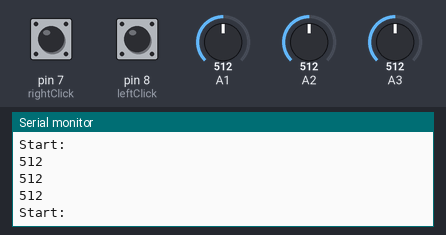
Simulated run of this sketch. Board: Arduino Uno, built with avr-gcc and run on an emulated ATmega328P. Shown: the last lines printed to the serial monitor. The test bench sets the inputs (shaded band); at power-on: A1 = 512, A2 = 512, A3 = 512, pin 7 (rightClick) LOW, pin 8 (leftClick) LOW. No radio packets arrive unless stated.

Above: at 1.2 s.
1.3 s: A1 set to 716
At 1.34 s:
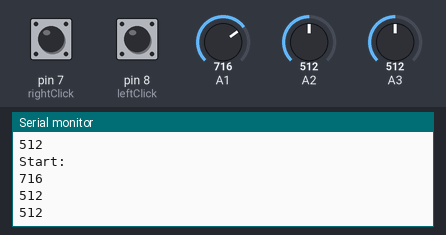
2.8 s: A2 set to 306
At 2.84 s:
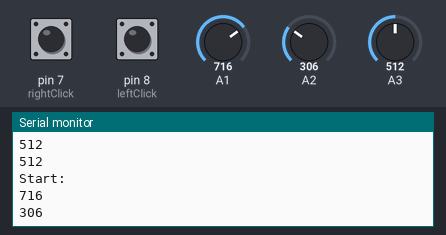
4.3 s: A3 set to 900
At 4.35 s:
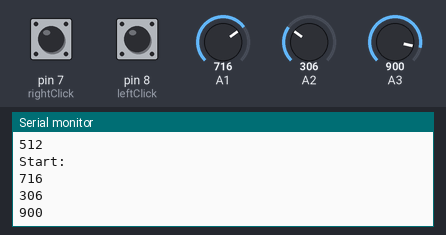
5.8 s: A3 set to 1023
At 6.04 s:
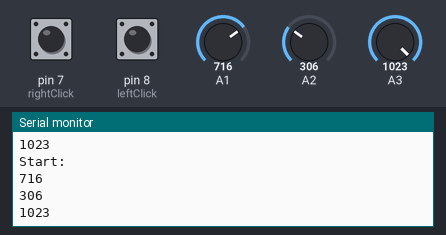
7.3 s: A1 set to 1023
At 7.36 s:
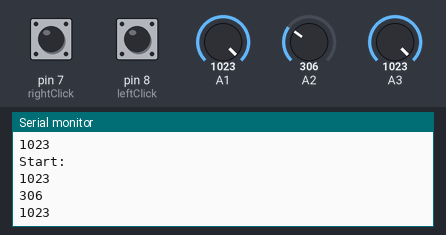
10.3 s: A2 set to 122
At 10.38 s:
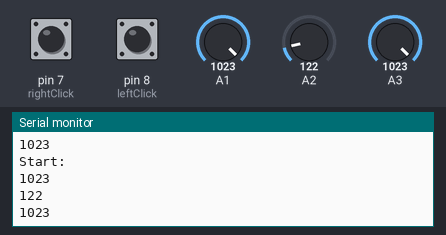
Timing chart, 0 to 12.8 s (numbered marks = the images above; inputs shaded):
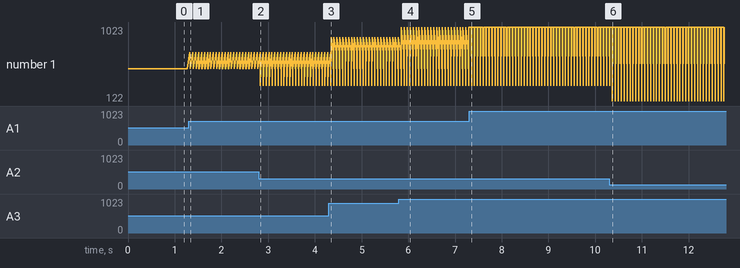

Measured:
- after the input at 1.3 s, the serial monitor: prints a new line at once (image 1)
- after the input at 2.8 s, the serial monitor: prints a new line at once (image 2)
- after the input at 4.3 s, the serial monitor: prints a new line after 0.05 s (image 3)
- after the input at 5.8 s, the serial monitor: prints a new line after 0.05 s (image 4)
- after the input at 10.3 s, the serial monitor: prints a new line after 0.07 s (image 6)
- plotted number 1: 512 → 900 after the input at 4.3 s, 900 → 1023 after the input at 5.8 s

The sketch:

NanoTransmitter.ino
```cpp
#include <RH_ASK.h>
#include <SPI.h> // Not actually used but needed to compile

int xVal = 0;
int yVal = 0;
int zVal = 0;

int leftClick = 8;
int rightClick = 7;

RH_ASK driver(2000, ' ', 4); // ESP8266: do not use pin 11

void setup()
{

    pinMode(leftClick, INPUT);
    pinMode(leftClick, INPUT);
    Serial.begin(9600);	  // Debugging only
    if (!driver.init())
         Serial.println("init failed");
}

void loop()
{
    xVal = (int)(analogRead(A1));
    yVal = (int)(analogRead(A2));
    zVal = (int)(analogRead(A3));

    Serial.println("Start:");
    Serial.println(xVal);
    Serial.println(yVal);
    Serial.println(zVal);

    if(digitalRead(leftClick))  {

     driver.send("1", 1);
    driver.waitPacketSent();

    } else if(digitalRead(rightClick)) {

      driver.send("2", 1);
    driver.waitPacketSent();

    }

    char final_data[10];
    //char* msg [9];

    char *data1 = getData(xVal);
    strcpy(final_data, data1);
    free(data1);
    data1 = getData(yVal);
    strcpy(final_data + 3, data1);
    free(data1);
    data1 = getData(zVal);
    strcpy(final_data + 6, data1);
    free(data1);
    final_data[10] = '\0';

    driver.send((uint8_t *)final_data, strlen(final_data));
    driver.waitPacketSent();
    delay(1);
}

char *getData(int n){
  char* tmp_str = (char *)malloc(4 * sizeof(int));
  sprintf(tmp_str, "%d", n);
  tmp_str = pad(tmp_str);
  tmp_str[3] = '\0';
  return tmp_str;
}

char *pad(char *s){
  char * n = (char *)malloc(4 * sizeof(char));
  if(strlen(s) == 3){
    s[3] = '\0';
    return s;
  }
  else if(strlen(s) == 2){
    strcpy(n + 1,s);
    n[0] = '0';
    n[3] = '\0';
  }
  else if(strlen(s) == 1){
    strcpy(n + 2,s);
    n[0] = '0';
    n[1] = '0';
    n[3] = '\0';
  }
  return n;
}
```
